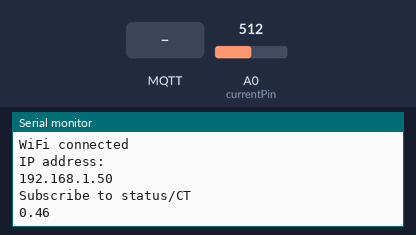
A sketch run on a simulated ESP8266 (NodeMCU). On the bench: the last lines printed to the serial monitor. The test bench sets the inputs (shaded band); at power-on: A0 (currentPin) = 512. WiFi joins after 1.5 s; servers stay silent unless stated; no MQTT or app messages arrive unless stated.

Above: at 2.7 s.
2.8 s: MQTT message "status/CT" arrives on the first subscribed topic
At 2.92 s:
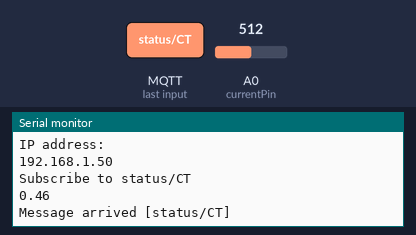
4.3 s: MQTT message "status" arrives on the first subscribed topic
At 5.7 s:
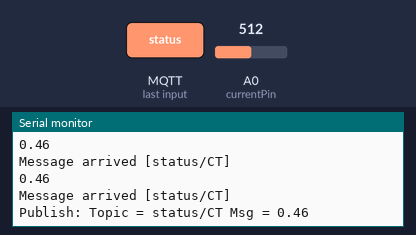
7.4 s: A0 (currentPin) set to 900
At 9.6 s:
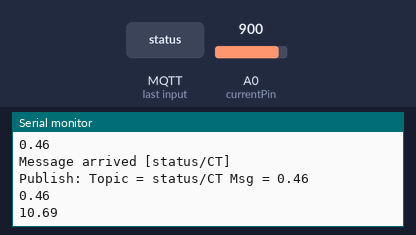
Timing chart, 0 to 9.9 s (numbered marks = the images above; inputs shaded):
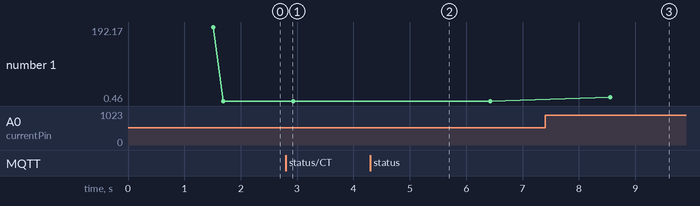

The sketch:

MqttCT.ino
```cpp
#include <ESP8266WiFi.h>
#include <PubSubClient.h>
#include<ArduinoJson.h>
char messageBuff[1000];
//const char* ssid = "KKNhome";
const char* ssid = "CPSgateway-wifi";
const char* password = "DhashanTech";

//byte server[] = {192, 168, 0, 14};
byte server[] = {192, 168, 3, 8};
const char* mqtt_username = "";
const char* mqtt_password = "";
const char* mqtt_topic = "sensors/test/temperature";

String topicCallback;
boolean messageReceived = false;

const unsigned long sampleTime = 100000UL;                           // sample over 100ms, it is an exact number of cycles for both 50Hz and 60Hz mains
const unsigned long numSamples = 250UL;                               // choose the number of samples to divide sampleTime exactly, but low enough for the ADC to keep up
const unsigned long sampleInterval = sampleTime/numSamples;  // the sampling interval, must be longer than then ADC conversion time
const int adc_zero = 493;                                                     // relative digital zero of the arudino input from ACS712 (could make this a variable and auto-adjust it)
const int currentPin = A0;
#define light D0
String readCurrentSensor = "";

WiFiClient espClient;
PubSubClient client(server,1883,callback,espClient);

void setup()
{
    Serial.begin(115200);
    setupWifi();
    client.connect("ESP8266Client", "hello", 1, true, "unexpected Disconnect");
    subscribe("status/CT");
}
void loop()
{
   readCurrentSensor = readCT();
   if(messageReceived == true) {
        messageReceived = false;
        if( (topicCallback == "status/CT") && ( (String)messageBuff == "status" )) {
                publish("status/CT",readCurrentSensor,false);
                 myDelay(2);
        }
   }
    Serial.println(readCurrentSensor);
    if (!client.connected()) {
        reconnect();
        subscribe("status/CT");
    }
    //publish("NodeMcu","Hello,World!",false);
    myDelay(2);
    client.loop();
}


void setupWifi() {
  delay(10);
  // We start by connecting to a WiFi network
  Serial.println();
  Serial.print("Connecting to ");
  Serial.println(ssid);

  WiFi.begin(ssid, password);

  while (WiFi.status() != WL_CONNECTED) {
    delay(500);
    Serial.print(".");
  }

  Serial.println("");
  Serial.println("WiFi connected");
  Serial.println("IP address: ");
  Serial.println(WiFi.localIP());
}

void callback(char* topic, byte* payload, unsigned int length) {
  Serial.print("Message arrived [");
  Serial.print(topic);
  topicCallback = topic;
  Serial.print("] ");
  int i=0;
  for (i = 0; i < length; i++) {
    //Serial.print((char)payload[i]);
     messageBuff[i]=payload[i];
  }
  messageBuff[i]='\0';
  Serial.println();
  messageReceived = true;
}

void reconnect() {
  // Loop until we're reconnected
  while (!client.connected()) {
    Serial.print("Attempting MQTT connection...");
    // Attempt to connect
    // If you do not want to use a username and password, change next line to
    // if (client.connect("ESP8266Client")) {
    if (client.connect("ESP8266Client", "hello", 1, true, "unexpected Disconnect")) {
      Serial.println("connected");
    } else {
      Serial.print("failed, rc=");
      Serial.print(client.state());
      Serial.println(" try again in 5 seconds");
      // Wait 5 seconds before retrying
      delay(5000);
    }
  }
}


void publish(String topic, String msg, boolean retainFlag)
{
    char topicBuf[100];
    char msgBuf[400];
    Serial.println("Publish: Topic = " + topic + " Msg = " + msg);
    topic.toCharArray(topicBuf, topic.length() + 1);
    msg.toCharArray(msgBuf, msg.length()+1);
    client.publish(topicBuf, msgBuf, retainFlag);
}

void subscribe(String topic) {
    char topicBuf[100];
    Serial.println("Subscribe to " + topic);
    topic.toCharArray(topicBuf, topic.length() + 1);
    client.subscribe(topicBuf);
}

void unsubscribe(String topic) {
    char topicBuf[100];
    Serial.println("unsubscribe to " + topic);
    topic.toCharArray(topicBuf, topic.length() + 1);
    client.unsubscribe(topicBuf);
}

void myDelay(unsigned long sec)
{
    unsigned long delayMSec = sec * 1000;
    unsigned long recordMSec = millis();
    messageReceived = false;
    //while loop will run untill intervel time,then it will comeout
    while(((millis() - recordMSec) < delayMSec) && (!messageReceived)) {
        client.loop();
    }
}

float readCT(){
     unsigned long currentAcc = 0;
    unsigned int count = 0;
    int sensorValue = 0;
    for (count = 0; count < numSamples; count++) {
        int adc_raw = analogRead(currentPin)- adc_zero;
        currentAcc += (unsigned long)(adc_raw * adc_raw);
        delayMicroseconds(sampleInterval);
    }

   //The 50 for the conversion comes from solving for X, 5V / X = .100 V / 1 A
   //0.185 for 5A model, 0.100 For 20A Model, 0.066 for 30A Model

    //float rms = sqrt((float)currentAcc/(float)numSamples) * (92.593 / 1000.0); // For WCS2720
    //float rms = sqrt((float)currentAcc/(float)numSamples) * (75.7575 / 1024.0); // For 30A Model
    //float rms = sqrt((float)currentAcc/(float)numSamples) * (50 / 1024.0); // For 20A Model
    float rms = sqrt((float)currentAcc/(float)numSamples) * (27 / 1024.0); // For 5A Model

    //Serial.println(rms);
    //Serial.println(analogRead(currentPin));


    float rmsAcc = rms - 0.04; //subtract the stray value, It Will change for sensor to sensors.
    if((rmsAcc > 0)) {
        return rmsAcc;
    } else
        return (float)0;
}
```

Measured:
- after the input at 2.8 s, the serial monitor: prints a new line at once (image 1)
- after the input at 4.3 s, the serial monitor: prints a new line after 0.13 s (image 2)
- after the input at 7.4 s, the serial monitor: prints a new line after 1.2 s (image 3)
- plotted number 1: 0.46 → 10.69 after the input at 7.4 s
